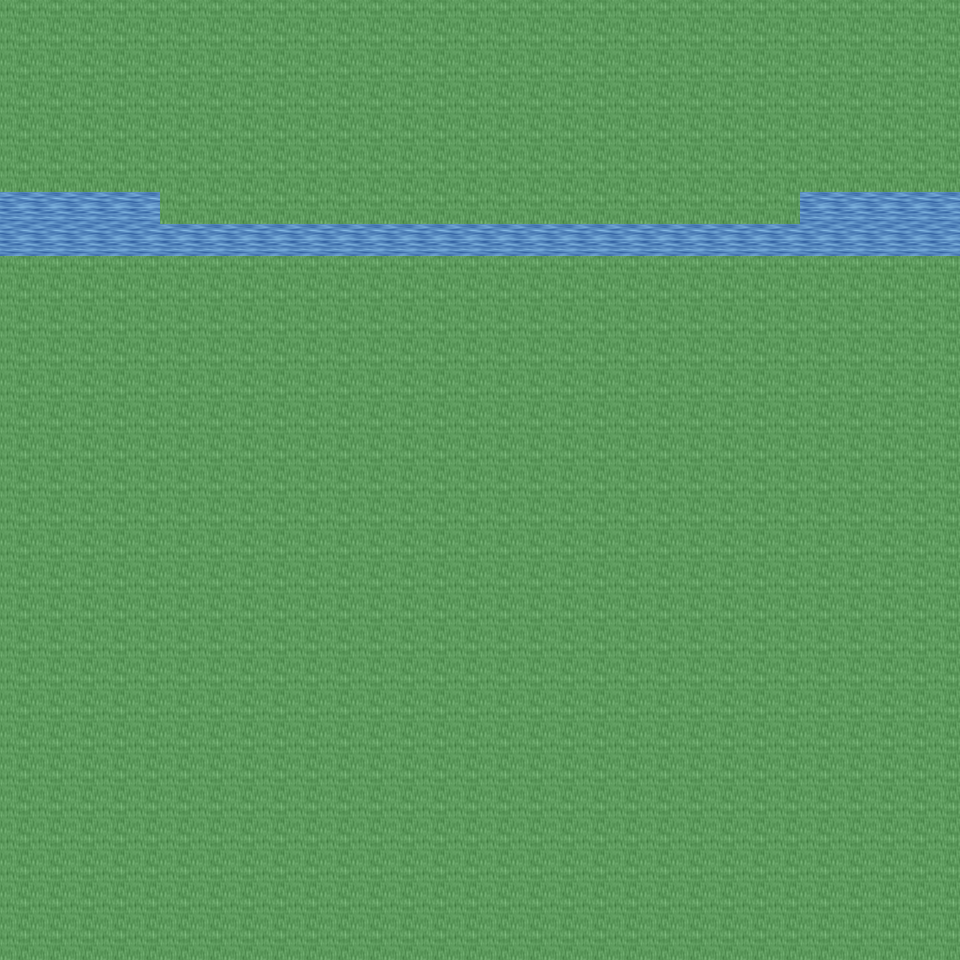

Below is a game level as drawn by its tile map, then a one-line description and the .tmx that defines it (tile-layer data replaced by summaries):
An orthogonal 30x30 tile map with 32x32 px tiles, 6 tile layers (Ground, Object, Object2, Above, ...), 28 tilesets and 2 objects (2x mapchange).

<map version="1.0" orientation="orthogonal" renderorder="right-down" width="30" height="30" tilewidth="32" tileheight="32" nextobjectid="3">
  <tileset firstgid="1" name="tileset_ground_ground" tilewidth="32" tileheight="32" tilecount="33" columns="3">
    <image source="../drawable/tileset_ground_ground.png" width="96" height="352" />
  </tileset>
  <tileset firstgid="34" name="tileset_ground_ground_2" tilewidth="32" tileheight="32" tilecount="4" columns="4">
    <image source="../drawable/tileset_ground_ground_2.png" width="128" height="32" />
  </tileset>
  <tileset firstgid="38" name="tileset_ground_water_pool" tilewidth="32" tileheight="32" tilecount="72" columns="3">
    <image source="../drawable/tileset_ground_water_pool.png" width="96" height="768" />
  </tileset>
  <tileset firstgid="110" name="tileset_ground_ridge_earth_dark" tilewidth="32" tileheight="32" tilecount="96" columns="12">
    <image source="../drawable/tileset_ground_ridge_earth_dark.png" width="384" height="256" />
  </tileset>
  <tileset firstgid="206" name="tileset_plant_grasses" tilewidth="32" tileheight="32" tilecount="6" columns="3">
    <image source="../drawable/tileset_plant_grasses.png" width="96" height="64" />
  </tileset>
  <tileset firstgid="212" name="tileset_ground_rock_pebbles" tilewidth="32" tileheight="32" tilecount="3" columns="1">
    <image source="../drawable/tileset_ground_rock_pebbles.png" width="32" height="96" />
  </tileset>
  <tileset firstgid="215" name="tileset_plant_flower_daisy_yellow" tilewidth="32" tileheight="32" tilecount="8" columns="2">
    <image source="../drawable/tileset_plant_flower_daisy_yellow.png" width="64" height="128" />
  </tileset>
  <tileset firstgid="223" name="tileset_plant_flower_daisy_white" tilewidth="32" tileheight="32" tilecount="8" columns="2">
    <image source="../drawable/tileset_plant_flower_daisy_white.png" width="64" height="128" />
  </tileset>
  <tileset firstgid="231" name="tileset_ground_grass_edges" tilewidth="32" tileheight="32" tilecount="36" columns="12">
    <image source="../drawable/tileset_ground_grass_edges.png" width="384" height="96" />
  </tileset>
  <tileset firstgid="267" name="tileset_ground_earth_edges" tilewidth="32" tileheight="32" tilecount="18" columns="6">
    <image source="../drawable/tileset_ground_earth_edges.png" width="192" height="96" />
  </tileset>
  <tileset firstgid="285" name="tileset_ground_grass_corners" tilewidth="32" tileheight="32" tilecount="24" columns="6">
    <image source="../drawable/tileset_ground_grass_corners.png" width="192" height="128" />
  </tileset>
  <tileset firstgid="309" name="tileset_ground_square_paving" tilewidth="32" tileheight="32" tilecount="1" columns="1">
    <image source="../drawable/tileset_ground_square_paving.png" width="32" height="32" />
  </tileset>
  <tileset firstgid="310" name="tileset_plant_flower_daisy_red" tilewidth="32" tileheight="32" tilecount="8" columns="2">
    <image source="../drawable/tileset_plant_flower_daisy_red.png" width="64" height="128" />
  </tileset>
  <tileset firstgid="318" name="tileset_plant_flower_daisy_blue" tilewidth="32" tileheight="32" tilecount="8" columns="2">
    <image source="../drawable/tileset_plant_flower_daisy_blue.png" width="64" height="128" />
  </tileset>
  <tileset firstgid="326" name="tileset_plant_tree_tree_darkgreen" tilewidth="32" tileheight="32" tilecount="88" columns="8">
    <image source="../drawable/tileset_plant_tree_tree_darkgreen.png" width="256" height="352" />
  </tileset>
  <tileset firstgid="414" name="tileset_object_well" tilewidth="32" tileheight="32" tilecount="4" columns="2">
    <image source="../drawable/tileset_object_well.png" width="64" height="64" />
  </tileset>
  <tileset firstgid="418" name="tileset_plant_bush_bushes" tilewidth="32" tileheight="32" tilecount="10" columns="5">
    <image source="../drawable/tileset_plant_bush_bushes.png" width="160" height="64" />
  </tileset>
  <tileset firstgid="428" name="tileset_ground_eye" tilewidth="32" tileheight="32" tilecount="9" columns="3">
    <image source="../drawable/tileset_ground_eye.png" width="96" height="96" />
  </tileset>
  <tileset firstgid="437" name="tileset_plant_stump_rectangular" tilewidth="32" tileheight="32" tilecount="4" columns="2">
    <image source="../drawable/tileset_plant_stump_rectangular.png" width="64" height="64" />
  </tileset>
  <tileset firstgid="441" name="tileset_item_gothic_large_gravestone" tilewidth="32" tileheight="32" tilecount="9" columns="3">
    <image source="../drawable/tileset_item_gothic_large_gravestone.png" width="96" height="96" />
  </tileset>
  <tileset firstgid="450" name="tileset_logic_collision" tilewidth="32" tileheight="32" tilecount="1" columns="1">
    <image source="../drawable/tileset_logic_collision.png" width="32" height="32" />
  </tileset>
  <tileset firstgid="451" name="tileset_ground_rock_rubble" tilewidth="32" tileheight="32" tilecount="9" columns="3">
    <image source="../drawable/tileset_ground_rock_rubble.png" width="96" height="96" />
  </tileset>
  <tileset firstgid="460" name="tileset_ground_rock_rocks_3" tilewidth="32" tileheight="32" tilecount="16" columns="4">
    <image source="../drawable/tileset_ground_rock_rocks_3.png" width="128" height="128" />
  </tileset>
  <tileset firstgid="476" name="tileset_ground_rock_large_boulder" tilewidth="32" tileheight="32" tilecount="9" columns="3">
    <image source="../drawable/tileset_ground_rock_large_boulder.png" width="96" height="96" />
  </tileset>
  <tileset firstgid="485" name="tileset_ground_rock_large_pebble" tilewidth="32" tileheight="32" tilecount="2" columns="2">
    <image source="../drawable/tileset_ground_rock_large_pebble.png" width="64" height="32" />
  </tileset>
  <tileset firstgid="487" name="tileset_ground_rock_rocks_2" tilewidth="32" tileheight="32" tilecount="4" columns="2">
    <image source="../drawable/tileset_ground_rock_rocks_2.png" width="64" height="64" />
  </tileset>
  <tileset firstgid="491" name="tileset_ground_green_paving" tilewidth="32" tileheight="32" tilecount="18" columns="3">
    <image source="../drawable/tileset_ground_green_paving.png" width="96" height="192" />
  </tileset>
  <tileset firstgid="509" name="tileset_building_castle" tilewidth="32" tileheight="32" tilecount="320" columns="20">
    <image source="../drawable/tileset_building_castle.png" width="640" height="512" />
  </tileset>
  <layer name="Ground" width="30" height="30">
    <data>[900 cells, 240 non-empty, 5 distinct tile ids]</data>
  </layer>
  <layer name="Object" width="30" height="30">
    <data>[900 cells, 0 non-empty, 0 distinct tile ids]</data>
  </layer>
  <layer name="Object2" width="30" height="30">
    <data>[900 cells, 0 non-empty, 0 distinct tile ids]</data>
  </layer>
  <layer name="Above" width="30" height="30">
    <data>[900 cells, 0 non-empty, 0 distinct tile ids]</data>
  </layer>
  <layer name="Above2" width="30" height="30">
    <data>[900 cells, 0 non-empty, 0 distinct tile ids]</data>
  </layer>
  <layer name="Walkable" width="30" height="30">
    <data>[900 cells, 860 non-empty, 1 distinct tile ids]</data>
  </layer>
  <objectgroup name="MapEvents">
    <object id="1" name="west" type="mapchange" x="0" y="192" width="32" height="64">
      <properties>
        <property name="map" value="0_ados_mountain_n2_w2_x1_y4" />
        <property name="place" value="east" />
      </properties>
    </object>
    <object id="2" name="east" type="mapchange" x="928" y="192" width="32" height="64">
      <properties>
        <property name="map" value="0_ados_mountain_n2_w2_x3_y4" />
        <property name="place" value="west" />
      </properties>
    </object>
  </objectgroup>
</map>
